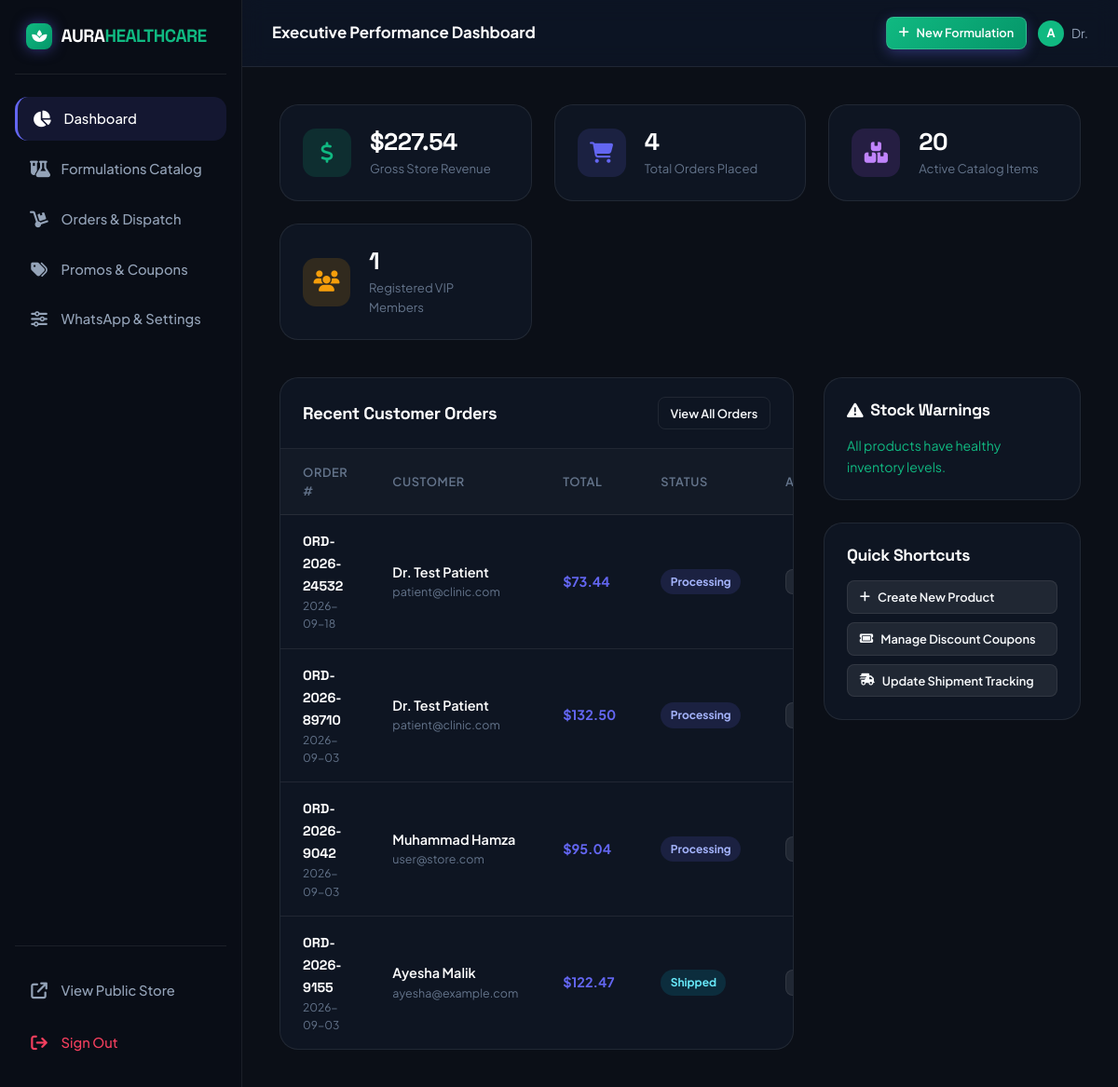
The page /admin (signed in) on the database its author committed.
### tables this page shows
CREATE TABLE orders (
        id INTEGER PRIMARY KEY AUTOINCREMENT,
        order_number TEXT UNIQUE NOT NULL,
        user_id INTEGER,
        customer_name TEXT NOT NULL,
        customer_email TEXT NOT NULL,
        customer_phone TEXT,
        shipping_address TEXT NOT NULL,
        city TEXT NOT NULL,
        postal_code TEXT,
        country TEXT DEFAULT 'United States',
        shipping_method TEXT DEFAULT 'Standard Shipping',
        payment_method TEXT NOT NULL,
        payment_status TEXT DEFAULT 'Paid',
        subtotal REAL NOT NULL,
        discount_amount REAL DEFAULT 0,
        shipping_cost REAL DEFAULT 0,
        tax_amount REAL DEFAULT 0,
        total_amount REAL NOT NULL,
        coupon_code TEXT,
        order_status TEXT DEFAULT 'Processing',
        tracking_number TEXT,
        notes TEXT,
        created_at TIMESTAMP DEFAULT CURRENT_TIMESTAMP, payment_account TEXT, transaction_reference TEXT,
        FOREIGN KEY (user_id) REFERENCES users(id) ON DELETE SET NULL
    );

### app.py (the view)
@app.route('/admin')
@admin_required
def admin_dashboard():
    total_rev_row = query_db("SELECT SUM(total_amount) as total FROM orders WHERE payment_status LIKE '%Paid%'", one=True)
    total_rev = total_rev_row['total'] if total_rev_row and total_rev_row['total'] else 0.0
    total_orders = query_db("SELECT COUNT(*) as count FROM orders", one=True)['count']
    total_products = query_db("SELECT COUNT(*) as count FROM products", one=True)['count']
    total_customers = query_db("SELECT COUNT(*) as count FROM users WHERE is_admin = 0", one=True)['count']
    recent_orders = query_db("SELECT * FROM orders ORDER BY created_at DESC LIMIT 6")
    low_stock_products = query_db("SELECT * FROM products WHERE stock <= 15 ORDER BY stock ASC LIMIT 5")
    return render_template('admin/dashboard.html',
                           total_revenue=total_rev,
                           total_orders=total_orders,
                           total_products=total_products,
                           total_customers=total_customers,
                           recent_orders=recent_orders,
                           low_stock_products=low_stock_products)

### app.py (called while the page is built)
@app.after_request
def add_header(response):
    if not is_production:
        response.headers['Cache-Control'] = 'no-cache, no-store, must-revalidate'
        response.headers['Pragma'] = 'no-cache'
        response.headers['Expires'] = '0'
    return response

def get_cart():
    if 'cart' not in session:
        session['cart'] = {
            'items': [],
            'subtotal': 0.0,
            'discount_percent': 0.0,
            'coupon_code': None,
            'discount_amount': 0.0,
            'tax_amount': 0.0,
            'shipping_cost': 0.0,
            'total': 0.0
        }
    return session['cart']

def admin_required(f):
    @wraps(f)
    def decorated_function(*args, **kwargs):
        if not session.get('user_id') or not session.get('is_admin'):
            flash('Administrator authentication required to access this portal.', 'error')
            return redirect(url_for('auth_page'))
        return f(*args, **kwargs)
    return decorated_function

### database.py (called while the page is built)
def get_db_connection():
    conn = sqlite3.connect(DB_FILE, timeout=30.0)
    conn.row_factory = sqlite3.Row
    conn.execute("PRAGMA foreign_keys = ON;")
    conn.execute("PRAGMA journal_mode = WAL;")
    return conn

def get_all_settings():
    try:
        rows = query_db("SELECT key, value FROM settings")
        return {r['key']: r['value'] for r in rows}
    except Exception:
        return {}

def query_db(query, args=(), one=False):
    conn = get_db_connection()
    cur = conn.cursor()
    cur.execute(query, args)
    rv = cur.fetchall()
    conn.close()
    return (rv[0] if rv else None) if one else rv

### Templates/admin/dashboard.html (shortened to what this page needs)
{% extends "admin/base_admin.html" %}
{% block page_title %}Executive Performance Dashboard{% endblock %}
{% block admin_content %}
<div class="admin-stats-grid">
  <div class="stat-card">
    <div class="stat-card-icon green">
      <i class="fa-solid fa-dollar-sign"></i>
    </div>
    <div class="stat-card-info">
      <h3>${{ "%.2f"|format(total_revenue) }}</h3>
      <p>Gross Store Revenue</p>
    </div>
  </div>
  <div class="stat-card">
    <div class="stat-card-icon blue">
      <i class="fa-solid fa-cart-shopping"></i>
    </div>
    <div class="stat-card-info">
      <h3>{{ total_orders }}</h3>
      <p>Total Orders Placed</p>
    </div>
  </div>
  <div class="stat-card">
    <div class="stat-card-icon purple">
      <i class="fa-solid fa-boxes-stacked"></i>
    </div>
    <div class="stat-card-info">
      <h3>{{ total_products }}</h3>
      <p>Active Catalog Items</p>
    </div>
  </div>
  <div class="stat-card">
    <div class="stat-card-icon amber">
      <i class="fa-solid fa-users"></i>
    </div>
    <div class="stat-card-info">
      <h3>{{ total_customers }}</h3>
      <p>Registered VIP Members</p>
    </div>
  </div>
</div>
<div style="display: grid; grid-template-columns: 2fr 1fr; gap: 2rem;">
  <div class="admin-table-card">
    <div class="admin-table-header">
      <h3>Recent Customer Orders</h3>
      <a href="/admin/orders" class="btn btn-outline btn-sm">View All Orders</a>
    </div>
    {% if recent_orders %}
      <table class="admin-table">
        <thead>
          <tr>
            <th>Order #</th>
            <th>Customer</th>
            <th>Total</th>
            <th>Status</th>
            <th>Action</th>
          </tr>
        </thead>
        <tbody>
          {% for ord in recent_orders %}
            <tr>
              <td>
                <strong style="color: #fff; font-family: 'Space Grotesk', sans-serif;">{{ ord.order_number }}</strong>
                <div style="font-size: 0.75rem; color: var(--text-muted);">{{ ord.created_at[:10] }}</div>
              </td>
              <td>
                <div style="color: #fff; font-weight: 600;">{{ ord.customer_name }}</div>
                <div style="font-size: 0.78rem; color: var(--text-muted);">{{ ord.customer_email }}</div>
              </td>
              <td style="font-weight: 700; color: var(--accent-primary);">
                ${{ "%.2f"|format(ord.total_amount) }}
              </td>
              <td>
                <span class="status-pill {{ ord.order_status }}">{{ ord.order_status }}</span>
              </td>
              <td>
                <a href="/orders/{{ ord.order_number }}" target="_blank" class="btn btn-secondary btn-sm" title="View Receipt">
                </a>
              </td>
            </tr>
          {% endfor %}
        </tbody>
      </table>
    {% else %}
      <div style="padding: 2.5rem; text-align: center; color: var(--text-muted);">No orders recorded yet.</div>
    {% endif %}
  </div>
  <div style="display: flex; flex-direction: column; gap: 1.5rem;">
    <div class="admin-table-card" style="padding: 1.5rem;">
      <h3 style="font-size: 1.1rem; color: #fff; margin-bottom: 1rem; display: flex; align-items: center; gap: 0.5rem;">
        <i class="fa-solid fa-triangle-exclamation text-amber-400"></i> Stock Warnings
      </h3>
      {% if low_stock_products %}
        <div style="display: flex; flex-direction: column; gap: 0.75rem;">
          {% for lp in low_stock_products %}
            <div style="display: flex; justify-content: space-between; align-items: center; padding: 0.6rem 0; border-bottom: 1px solid rgba(255,255,255,0.05);">
              <div>
                <div style="font-size: 0.88rem; color: #fff; font-weight: 600;">{{ lp.name }}</div>
                <div style="font-size: 0.78rem; color: var(--text-muted);">${{ "%.2f"|format(lp.price) }}</div>
              </div>
              <span class="status-pill low" style="color: var(--accent-gold); background: rgba(245, 158, 11, 0.15);">
                {{ lp.stock }} left
              </span>
            </div>
          {% endfor %}
        </div>
      {% else %}
        <p style="font-size: 0.88rem; color: var(--accent-secondary);">All products have healthy inventory levels.</p>
      {% endif %}
    </div>
    <div class="admin-table-card" style="padding: 1.5rem;">
      <h3 style="font-size: 1.1rem; color: #fff; margin-bottom: 1rem;">Quick Shortcuts</h3>
      <div style="display: flex; flex-direction: column; gap: 0.6rem;">
        <a href="/admin/products/new" class="btn btn-secondary btn-sm" style="justify-content: flex-start;">
          <i class="fa-solid fa-plus text-accent-primary"></i> Create New Product
        </a>
        <a href="/admin/coupons" class="btn btn-secondary btn-sm" style="justify-content: flex-start;">
          <i class="fa-solid fa-ticket text-emerald-400"></i> Manage Discount Coupons
        </a>
        <a href="/admin/orders" class="btn btn-secondary btn-sm" style="justify-content: flex-start;">
          <i class="fa-solid fa-truck-fast text-cyan-400"></i> Update Shipment Tracking
        </a>
      </div>
    </div>
  </div>
</div>
{% endblock %}

### Static/css/main.css (style rules this page uses)
:root { --bg-primary: #0b0f17; --bg-secondary: #111827; --bg-card: rgba(17, 24, 39, 0.75); --bg-card-hover: rgba(30, 41, 59, 0.85); --bg-glass: rgba(15, 23, 42, 0.65); --bg-input: #1e293b; --text-primary: #f8fafc; --text-secondary: #94a3b8; --text-muted: #64748b; --accent-primary: #6366f1; --accent-primary-hover: #4f46e5; --accent-secondary: #10b981; --accent-gold: #f59e0b; --accent-rose: #f43f5e; --accent-cyan: #06b6d4; --border-color: rgba(255, 255, 255, 0.08); --border-hover: rgba(99, 102, 241, 0.4); --border-glow: rgba(99, 102, 241, 0.25); --shadow-sm: 0 2px 8px rgba(0, 0, 0, 0.3); --shadow-md: 0 8px 24px rgba(0, 0, 0, 0.4); --shadow-lg: 0 16px 40px rgba(0, 0, 0, 0.5); --shadow-glow: 0 0 25px rgba(99, 102, 241, 0.2); --radius-sm: 8px; --radius-md: 14px; --radius-lg: 20px; --radius-xl: 28px; --radius-full: 9999px; --transition-fast: 0.15s cubic-bezier(0.4, 0, 0.2, 1); --transition-normal: 0.25s cubic-bezier(0.4, 0, 0.2, 1); --transition-smooth: 0.35s cubic-bezier(0.16, 1, 0.3, 1); }
*, *::before, *::after { box-sizing: border-box; margin: 0; padding: 0; }
html { scroll-behavior: smooth; font-size: 16px; }
body { font-family: 'Plus Jakarta Sans', -apple-system, BlinkMacSystemFont, 'Segoe UI', Roboto, sans-serif; background-color: var(--bg-primary); color: var(--text-primary); line-height: 1.6; min-height: 100vh; display: flex; flex-direction: column; overflow-x: hidden; -webkit-font-smoothing: antialiased; }
h1, h2, h3, h4, h5, h6, .font-heading { font-family: 'Space Grotesk', 'Plus Jakarta Sans', sans-serif; font-weight: 700; line-height: 1.2; color: var(--text-primary); letter-spacing: -0.02em; }
a { color: inherit; text-decoration: none; transition: color var(--transition-fast); }
.btn { display: inline-flex; align-items: center; justify-content: center; gap: 0.5rem; font-weight: 600; font-size: 0.92rem; padding: 0.65rem 1.35rem; border-radius: var(--radius-md); cursor: pointer; transition: all var(--transition-normal); text-decoration: none; white-space: nowrap; }
.btn-secondary { background: rgba(255, 255, 255, 0.08); color: var(--text-primary); border: 1px solid var(--border-color); }
.btn-outline { background: transparent; color: var(--text-primary); border: 1px solid var(--border-color); }
.btn-sm { padding: 0.4rem 0.8rem; font-size: 0.8rem; border-radius: var(--radius-sm); }
html, body { max-width: 100vw; overflow-x: hidden; -webkit-overflow-scrolling: touch; }
a, button, input, select, textarea, .action-btn, .category-pill, .search-tag, .mobile-bottom-item { -webkit-tap-highlight-color: transparent; touch-action: manipulation; }

### rows shown on the page
orders: order_number "ORD-2026-24532", created_at "2026-09-18", customer_name "Dr. Test Patient", customer_email "patient@clinic.com", total_amount "73.44", order_status "Processing"
orders: order_number "ORD-2026-89710", created_at "2026-09-03", customer_name "Dr. Test Patient", customer_email "patient@clinic.com", total_amount "132.50", order_status "Processing"
orders: order_number "ORD-2026-9042", created_at "2026-09-03", customer_name "Muhammad Hamza", customer_email "user@store.com", total_amount "95.04", order_status "Processing"
orders: order_number "ORD-2026-9155", created_at "2026-09-03", customer_name "Ayesha Malik", customer_email "ayesha@example.com", total_amount "122.47", order_status "Shipped"

### other values the page prints
{{ session.get('user_name', 'Admin').split(' ')[0] }} "Dr."
{{ "%.2f"|format(total_revenue) }} "227.54"
{{ total_orders }} "4"
{{ total_products }} "20"
{{ total_customers }} "1"
